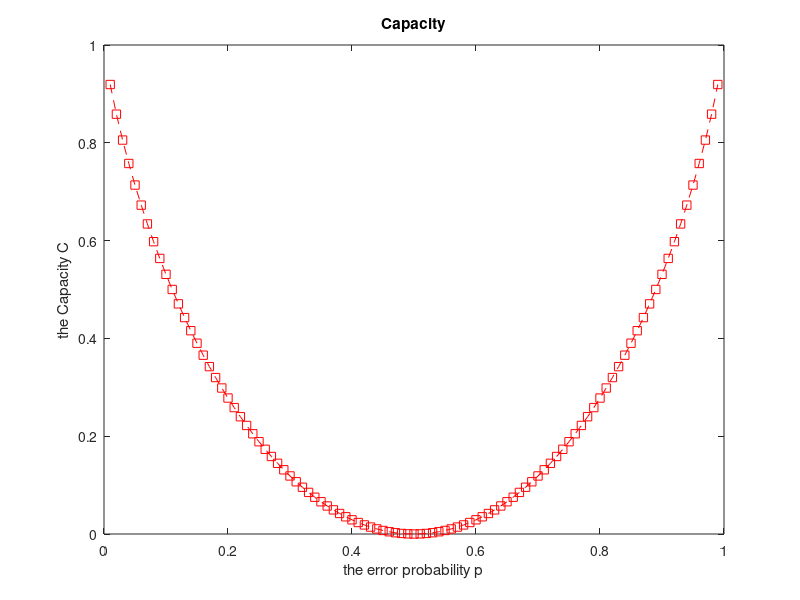

Write MATLAB code to recreate this figure.
C=0;
p=0:0.01:1;
C=1-[-p.*log2(p)-(1-p).*log2(1-p)];
plot(p,C,'--rs'); 
title('Capacity');
xlabel('the error probability p');
ylabel('the Capacity C');